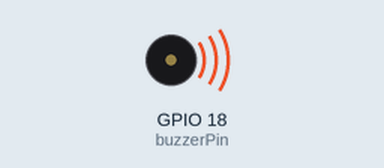
The program below on a simulated Raspberry Pi (BCM pin numbers). Parts: buzzer (waves = sounding). At 1.0 s the program stops and its outputs stay as they are.

Above: at 0.1 s.
At 1.1 s:
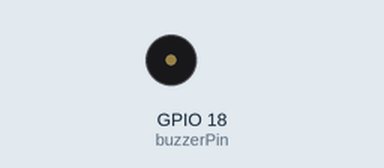
Timing chart, 0 to 2.5 s (numbered marks = the images above):
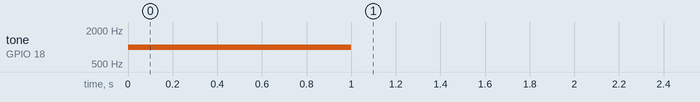

The program:

buzzer.py
```python
import RPi.GPIO as GPIO
import time

buzzerPin = 18

GPIO.setmode(GPIO.BCM)
GPIO.setup(buzzerPin, GPIO.OUT)

pwm = GPIO.PWM(buzzerPin, 1000)  # 1kHz
pwm.start(50)  # 50% duty cycle

time.sleep(1)

pwm.stop()
GPIO.cleanup()
```

Measured:
- by itself, tone on GPIO 18 (buzzerPin): silent → 1000 Hz at 0.00 s, → silent 1.0 s later
